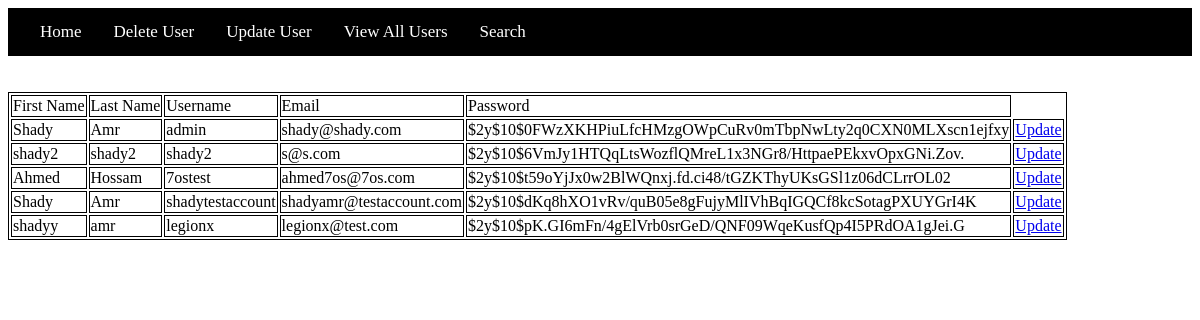
Page /archive/qc/Update.php on the committed database.
### tables this page shows
CREATE TABLE `users` (
  `ID` int(11) NOT NULL,
  `FirstName` varchar(128) NOT NULL,
  `LastName` varchar(128) NOT NULL,
  `Username` varchar(64) NOT NULL,
  `Email` varchar(256) NOT NULL,
  `Pass` varchar(256) NOT NULL,
  `Role` int(11) NOT NULL COMMENT 'User (0), Waiter (1), QC (2), Admin (3)',
  `Access` int(11) NOT NULL,
  `National_ID` int(14) NOT NULL,
  `National_ID_Image` text NOT NULL,
  `Wallet` int(50) NOT NULL
);

### archive/qc/Update.php (the view, shortened to what this page needs)
<?php
 include "Menu.php";
 $servername = "localhost";
 $username = "root";
 $password = "";
 $dbname = "restaurant";
 $conn = new mysqli($servername, $username, $password, $dbname);
 $query = "SELECT * FROM users";
 $result = mysqli_query($conn,$query);
?>
<!DOCTYPE html>
<html>
<head>
</head>
<body>
<table>
<tr>
<td>First Name</td>
<td>Last Name</td>
<td>Username</td>
<td>Email</td>
<td>Password</td>
</tr>
<?php
while($row = mysqli_fetch_array($result)) {
?>
<tr class="<?php if(isset($classname)) echo $classname;?>">
	<td><?= $row['FirstName']; ?></td>
	<td><?= $row['LastName']; ?></td>
	<td><?= $row['Username']; ?></td>
	<td><?= $row['Email']; ?></td>
	<td><?= $row['Pass']; ?></td>
<td><a href="UpdateAction.php?userid=<?php echo $row["ID"]; ?>">Update</a></td>
</tr>
<?php
}
?>
</table>
</body>
</html>

### archive/qc/Menu.php (shortened to what this page needs)
<html>
	<head>
	</head>
	<body>
		<div class="topnav">
			<?php
				if(!empty($_SESSION['ID']))
				{
					echo "Welcome ".$_SESSION['Name'];
					echo"<a href='QCHome.php'>Home</a>";
					echo"<a href='Delete.php'>'Delete User</a>";
                    echo"<a href='Update.php'>Update User</a>";
                    echo"<a href='ViewAll.php'>View All Users</a>";
                    echo"<a href='Search.php'>Search</a>";
				}
				else
				{
					echo"<a href='QCHome.php'>Home</a>";
					echo"<a href='Delete.php'>Delete User</a>";
                    echo"<a href='Update.php'>Update User</a>";
                    echo"<a href='ViewAll.php'>View All Users</a>";
                    echo"<a href='Search.php'>Search</a>";
				}
				?>
		</div>
		<br><br>
	</body>
</html>

### archive/qc/Update.php (style rules this page uses)
table, th, td { border: 1px solid black; }

### archive/qc/Menu.php (style rules this page uses)
.topnav { background-color: black; overflow:hidden; color: white; font-size: 17px; padding: 14px 16px; }
.topnav a { float:left; display:block; color: white; text-align: center; padding: 0px 16px; text-decoration: none; font-size: 17px; }

### rows in the picture
users: FirstName "Shady", LastName "Amr", Username "admin", Email "shady@shady.com", Pass "$2y$10$0FWzXKHPiuLfcHMzgOWpCuRv0mTbpNwLty2q0CXN0MLXscn1ejfxy"
users: FirstName "shady2", LastName "shady2", Username "shady2", Email "s@s.com", Pass "$2y$10$6VmJy1HTQqLtsWozflQMreL1x3NGr8/HttpaePEkxvOpxGNi.Zov."
users: FirstName "Ahmed", LastName "Hossam", Username "7ostest", Email "ahmed7os@7os.com", Pass "$2y$10$t59oYjJx0w2BlWQnxj.fd.ci48/tGZKThyUKsGSl1z06dCLrrOL02"
users: FirstName "Shady", LastName "Amr", Username "shadytestaccount", Email "shadyamr@testaccount.com", Pass "$2y$10$dKq8hXO1vRv/quB05e8gFujyMlIVhBqIGQCf8kcSotagPXUYGrI4K"
users: FirstName "shadyy", LastName "amr", Username "legionx", Email "legionx@test.com", Pass "$2y$10$pK.GI6mFn/4gElVrb0srGeD/QNF09WqeKusfQp4I5PRdOA1gJei.G"
